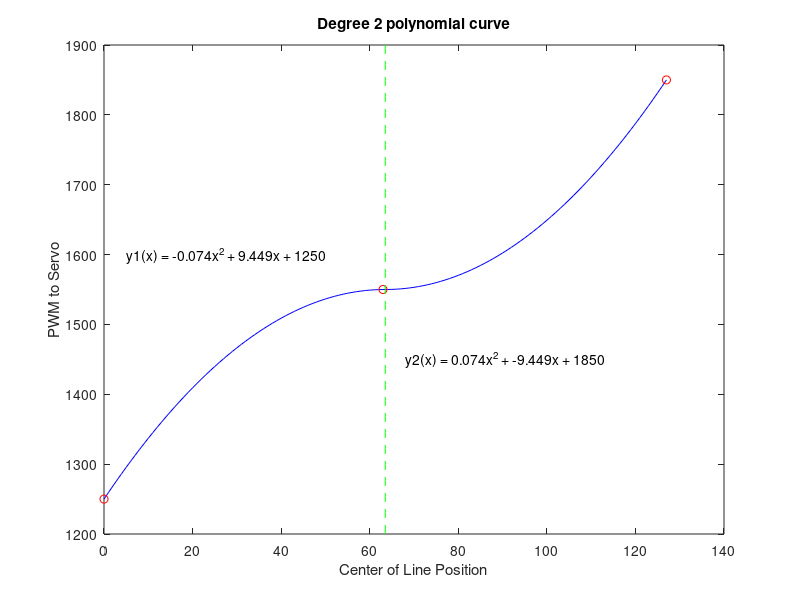

Here is the MATLAB script that generated this plot:
%% Calibration Curve
%  Garret Hilton, Austin Rosenbaum, Meshal Albiaz
%  EELE 488 Montana State Univerity 
%
%  Second Order Polynomial Calibration curve 
%  inputs:
%    leftT PWM to turn to the far left 
%    rightT PWM to turn to the far right
%    middle PWM to drive straight
%
%    Initial Conditions:
%        y'(63) = 0 
%        y(0) = leftT
%        y(127) = rightT
%    Equation:
%    y(x) = for x <  64 y(x) = A*x^2  + B*x  + C 
%           for x >= 64 y(x) = A2*x^2 + B2*x + D 
% 

leftT = 1250;
rigthT = 1850;
middle = 1550;
tt = 0:1:127;

C = leftT;
D = rigthT;

A = C / (63.5*63.5) - middle/(63.5*63.5);

B = (-A)*63.5 - (C / 63.5) + middle/(63.5);

A2 = D / (63.5*63.5) - middle/(63.5*63.5);

B2 = -(A2)*63.5 - (D / 63.5) + middle/(63.5);

y = zeros(1, length(tt));
for kk = 0:(length(tt)-1)
    if kk <= 63
        y(kk+1) = A*kk*kk + B*kk + C;
    else
        y(kk+1) = A2*kk*kk + B2*kk + D;
    end
    
end
xV = [63.5, 63.5];
yV = [1200, 1900];
points = [leftT, middle, rigthT];
fprintf('\ny1(x) = %.3fx^2 + %.3fx + %d\n', A, B, C)
eq1 = sprintf('\ny1(x) = %.3fx^2 + %.3fx + %d\n', A, B, C);
fprintf('\ny2(x) = %.3fx^2 + %.3fx + %d\n', -A, -B, D)
eq2 = sprintf('\ny2(x) = %.3fx^2 + %.3fx + %d\n', -A, -B, D);
xPoints = [0, 63, 127];
plot(tt, y, 'b', xPoints, points, 'r o', xV, yV, 'g--')
text(5, 1600, eq1);
text (68, 1450, eq2);
title('Degree 2 polynomial curve')
ylabel('PWM to Servo')
xlabel ('Center of Line Position')
